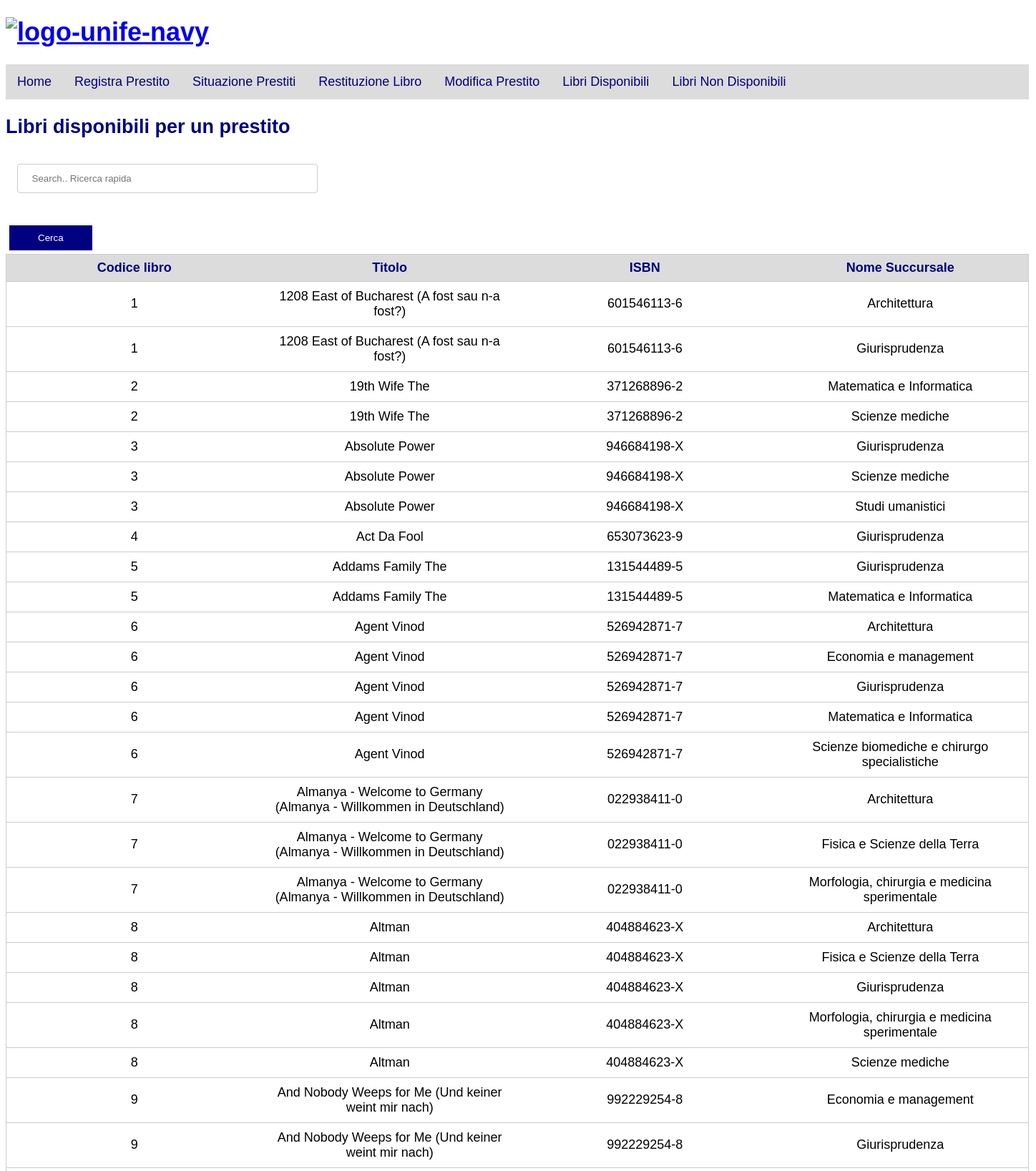
Screenshot of /disponibilitaPrestito.php (upper part) with the database file from the repository.
### tables this page shows
CREATE TABLE `PRESENTE_IN` (
  `CODICE_LIBRO_PRESENTE_IN` int NOT NULL,
  `NOME_SUCCURSALE_PRESENTE_IN` varchar(50) NOT NULL,
  `NUMERO_COPIE` int NOT NULL,
  PRIMARY KEY (`CODICE_LIBRO_PRESENTE_IN`,`NOME_SUCCURSALE_PRESENTE_IN`),
  KEY `NOME_SUCCURSALE_PRESENTE_IN` (`NOME_SUCCURSALE_PRESENTE_IN`),
  CONSTRAINT `PRESENTE_IN_ibfk_1` FOREIGN KEY (`CODICE_LIBRO_PRESENTE_IN`) REFERENCES `LIBRO` (`CODICE_LIBRO`),
  CONSTRAINT `PRESENTE_IN_ibfk_2` FOREIGN KEY (`NOME_SUCCURSALE_PRESENTE_IN`) REFERENCES `SUCCURSALE` (`NOME_SUCCURSALE`)
);

CREATE TABLE `LIBRO` (
  `CODICE_LIBRO` int NOT NULL,
  `ISBN` char(13) NOT NULL,
  `TITOLO` varchar(200) DEFAULT NULL,
  `LINGUA` varchar(15) NOT NULL,
  `ANNO_PUBBLICAZIONE` int DEFAULT NULL,
  PRIMARY KEY (`CODICE_LIBRO`)
);

### disponibilitaPrestito.php (the view, shortened to what this page needs)
<?php
$sql = "SELECT CODICE_LIBRO,TITOLO,ISBN,NOME_SUCCURSALE_PRESENTE_IN
        FROM LIBRO JOIN PRESENTE_IN ON (CODICE_LIBRO=CODICE_LIBRO_PRESENTE_IN)
        WHERE NUMERO_COPIE>0
        ORDER BY CODICE_LIBRO";
$query = mysqli_query($link, $sql);
?>
<!DOCTYPE html>
<html>
<head>
    <link rel="stylesheet" type="text/css" href="stylenavbar.css">
    <h1><a href="http://www.unife.it/it"><img src="https://i.ibb.co/g7bkSj3/logo-unife-navy.jpg" alt="logo-unife-navy" border="0"></a></h1>
</head>
<body>
    <h2>Libri disponibili per un prestito</h2>
    <form action="Ricerca_libro.php" method="POST">
    <fieldset>
            <input type="text" name="TITOLO" placeholder="Search.. Ricerca rapida">
    </fieldset>
    <input type="submit" value="Cerca">
    <table>
        <thead>
            <tr>
                <th>Codice libro</th>
                <th>Titolo</th>
                <th>ISBN</th>
                <th>Nome Succursale</th>
            </tr>
        </thead>
        <tbody>
            <?php while ($row = mysqli_fetch_array($query)) { ?>
                <tr>
                    <td> <?php echo $row['CODICE_LIBRO'] ?> </td>
                    <td> <?php echo $row['TITOLO'] ?> </td>
                    <td> <?php echo $row['ISBN'] ?> </td>
                    <td> <?php echo $row['NOME_SUCCURSALE_PRESENTE_IN'] ?> </td>
                </tr>
            <?php } ?>
        </tbody>
    </table>
</body>
</html>

### stylenavbar.css (style rules this page uses)
body { font-family: 'Arial'; font-size: 18px; }
head { height: 200px; width: 50%; background-color: powderblue; }
h2 { width: auto; height: auto; }
ul { list-style-type: none; margin: 0; padding: 0; overflow: hidden; background-color: gainsboro; width: 1430px; }
li { float: left; }
li a { display: block; color: navy; text-align: center; padding: 14px 16px; text-decoration: none; }
fieldset { border: none; }
input[type="submit"] { background-color: navy; border: none; color: white; padding: 10px 40px; }
input { margin: 5px; }
input[type="text"] { padding: 5px; margin: 8px 0; width: 30%; }
input[type=text], select { width: 30%; padding: 12px 20px; margin: 8px 0; display: inline-block; border: 1px solid #ccc; border-radius: 4px; box-sizing: border-box; }
h2 { color: navy; }
img { max-width: 50%; height: auto; }
thead { width: auto; height: auto; background-color: gainsboro; }
table { table-layout : fixed; width : 1430px; caption-side : bottom; }

### disponibilitaPrestito.php (style rules this page uses)
fieldset { border: none; margin-bottom: 20px; }
table { border: 1px solid #ccc; border-collapse: collapse; }
tr { border-bottom: 1px solid #ccc; }
th { color: navy; width: 120px; padding: 8px; }
td { text-align: center; padding: 10px; }

### rows the page displays
presente_in: CODICE_LIBRO_PRESENTE_IN.CODICE_LIBRO "1", CODICE_LIBRO_PRESENTE_IN.TITOLO "1208 East of Bucharest (A fost sau n-a fost?)", CODICE_LIBRO_PRESENTE_IN.ISBN "601546113-6", NOME_SUCCURSALE_PRESENTE_IN "Architettura"
presente_in: CODICE_LIBRO_PRESENTE_IN.CODICE_LIBRO "1", CODICE_LIBRO_PRESENTE_IN.TITOLO "1208 East of Bucharest (A fost sau n-a fost?)", CODICE_LIBRO_PRESENTE_IN.ISBN "601546113-6", NOME_SUCCURSALE_PRESENTE_IN "Giurisprudenza"
presente_in: CODICE_LIBRO_PRESENTE_IN.CODICE_LIBRO "2", CODICE_LIBRO_PRESENTE_IN.TITOLO "19th Wife The", CODICE_LIBRO_PRESENTE_IN.ISBN "371268896-2", NOME_SUCCURSALE_PRESENTE_IN "Matematica e Informatica"
presente_in: CODICE_LIBRO_PRESENTE_IN.CODICE_LIBRO "2", CODICE_LIBRO_PRESENTE_IN.TITOLO "19th Wife The", CODICE_LIBRO_PRESENTE_IN.ISBN "371268896-2", NOME_SUCCURSALE_PRESENTE_IN "Scienze mediche"
presente_in: CODICE_LIBRO_PRESENTE_IN.CODICE_LIBRO "3", CODICE_LIBRO_PRESENTE_IN.TITOLO "Absolute Power", CODICE_LIBRO_PRESENTE_IN.ISBN "946684198-X", NOME_SUCCURSALE_PRESENTE_IN "Giurisprudenza"
presente_in: CODICE_LIBRO_PRESENTE_IN.CODICE_LIBRO "3", CODICE_LIBRO_PRESENTE_IN.TITOLO "Absolute Power", CODICE_LIBRO_PRESENTE_IN.ISBN "946684198-X", NOME_SUCCURSALE_PRESENTE_IN "Scienze mediche"
presente_in: CODICE_LIBRO_PRESENTE_IN.CODICE_LIBRO "3", CODICE_LIBRO_PRESENTE_IN.TITOLO "Absolute Power", CODICE_LIBRO_PRESENTE_IN.ISBN "946684198-X", NOME_SUCCURSALE_PRESENTE_IN "Studi umanistici"
presente_in: CODICE_LIBRO_PRESENTE_IN.CODICE_LIBRO "4", CODICE_LIBRO_PRESENTE_IN.TITOLO "Act Da Fool", CODICE_LIBRO_PRESENTE_IN.ISBN "653073623-9", NOME_SUCCURSALE_PRESENTE_IN "Giurisprudenza"
presente_in: CODICE_LIBRO_PRESENTE_IN.CODICE_LIBRO "5", CODICE_LIBRO_PRESENTE_IN.TITOLO "Addams Family The", CODICE_LIBRO_PRESENTE_IN.ISBN "131544489-5", NOME_SUCCURSALE_PRESENTE_IN "Giurisprudenza"
presente_in: CODICE_LIBRO_PRESENTE_IN.CODICE_LIBRO "5", CODICE_LIBRO_PRESENTE_IN.TITOLO "Addams Family The", CODICE_LIBRO_PRESENTE_IN.ISBN "131544489-5", NOME_SUCCURSALE_PRESENTE_IN "Matematica e Informatica"
presente_in: CODICE_LIBRO_PRESENTE_IN.CODICE_LIBRO "6", CODICE_LIBRO_PRESENTE_IN.TITOLO "Agent Vinod", CODICE_LIBRO_PRESENTE_IN.ISBN "526942871-7", NOME_SUCCURSALE_PRESENTE_IN "Architettura"
presente_in: CODICE_LIBRO_PRESENTE_IN.CODICE_LIBRO "6", CODICE_LIBRO_PRESENTE_IN.TITOLO "Agent Vinod", CODICE_LIBRO_PRESENTE_IN.ISBN "526942871-7", NOME_SUCCURSALE_PRESENTE_IN "Economia e management"
presente_in: CODICE_LIBRO_PRESENTE_IN.CODICE_LIBRO "6", CODICE_LIBRO_PRESENTE_IN.TITOLO "Agent Vinod", CODICE_LIBRO_PRESENTE_IN.ISBN "526942871-7", NOME_SUCCURSALE_PRESENTE_IN "Giurisprudenza"
presente_in: CODICE_LIBRO_PRESENTE_IN.CODICE_LIBRO "6", CODICE_LIBRO_PRESENTE_IN.TITOLO "Agent Vinod", CODICE_LIBRO_PRESENTE_IN.ISBN "526942871-7", NOME_SUCCURSALE_PRESENTE_IN "Matematica e Informatica"
presente_in: CODICE_LIBRO_PRESENTE_IN.CODICE_LIBRO "6", CODICE_LIBRO_PRESENTE_IN.TITOLO "Agent Vinod", CODICE_LIBRO_PRESENTE_IN.ISBN "526942871-7", NOME_SUCCURSALE_PRESENTE_IN "Scienze biomediche e chirurgo specialistiche"
presente_in: CODICE_LIBRO_PRESENTE_IN.CODICE_LIBRO "7", CODICE_LIBRO_PRESENTE_IN.TITOLO "Almanya - Welcome to Germany (Almanya - Willkommen in Deutschland)", CODICE_LIBRO_PRESENTE_IN.ISBN "022938411-0", NOME_SUCCURSALE_PRESENTE_IN "Architettura"
presente_in: CODICE_LIBRO_PRESENTE_IN.CODICE_LIBRO "7", CODICE_LIBRO_PRESENTE_IN.TITOLO "Almanya - Welcome to Germany (Almanya - Willkommen in Deutschland)", CODICE_LIBRO_PRESENTE_IN.ISBN "022938411-0", NOME_SUCCURSALE_PRESENTE_IN "Fisica e Scienze della Terra"
presente_in: CODICE_LIBRO_PRESENTE_IN.CODICE_LIBRO "7", CODICE_LIBRO_PRESENTE_IN.TITOLO "Almanya - Welcome to Germany (Almanya - Willkommen in Deutschland)", CODICE_LIBRO_PRESENTE_IN.ISBN "022938411-0", NOME_SUCCURSALE_PRESENTE_IN "Morfologia, chirurgia e medicina sperimentale"
presente_in: CODICE_LIBRO_PRESENTE_IN.CODICE_LIBRO "8", CODICE_LIBRO_PRESENTE_IN.TITOLO "Altman", CODICE_LIBRO_PRESENTE_IN.ISBN "404884623-X", NOME_SUCCURSALE_PRESENTE_IN "Architettura"
presente_in: CODICE_LIBRO_PRESENTE_IN.CODICE_LIBRO "8", CODICE_LIBRO_PRESENTE_IN.TITOLO "Altman", CODICE_LIBRO_PRESENTE_IN.ISBN "404884623-X", NOME_SUCCURSALE_PRESENTE_IN "Fisica e Scienze della Terra"
presente_in: CODICE_LIBRO_PRESENTE_IN.CODICE_LIBRO "8", CODICE_LIBRO_PRESENTE_IN.TITOLO "Altman", CODICE_LIBRO_PRESENTE_IN.ISBN "404884623-X", NOME_SUCCURSALE_PRESENTE_IN "Giurisprudenza"
presente_in: CODICE_LIBRO_PRESENTE_IN.CODICE_LIBRO "8", CODICE_LIBRO_PRESENTE_IN.TITOLO "Altman", CODICE_LIBRO_PRESENTE_IN.ISBN "404884623-X", NOME_SUCCURSALE_PRESENTE_IN "Morfologia, chirurgia e medicina sperimentale"
presente_in: CODICE_LIBRO_PRESENTE_IN.CODICE_LIBRO "8", CODICE_LIBRO_PRESENTE_IN.TITOLO "Altman", CODICE_LIBRO_PRESENTE_IN.ISBN "404884623-X", NOME_SUCCURSALE_PRESENTE_IN "Scienze mediche"
presente_in: CODICE_LIBRO_PRESENTE_IN.CODICE_LIBRO "9", CODICE_LIBRO_PRESENTE_IN.TITOLO "And Nobody Weeps for Me (Und keiner weint mir nach)", CODICE_LIBRO_PRESENTE_IN.ISBN "992229254-8", NOME_SUCCURSALE_PRESENTE_IN "Economia e management"
presente_in: CODICE_LIBRO_PRESENTE_IN.CODICE_LIBRO "9", CODICE_LIBRO_PRESENTE_IN.TITOLO "And Nobody Weeps for Me (Und keiner weint mir nach)", CODICE_LIBRO_PRESENTE_IN.ISBN "992229254-8", NOME_SUCCURSALE_PRESENTE_IN "Giurisprudenza"
